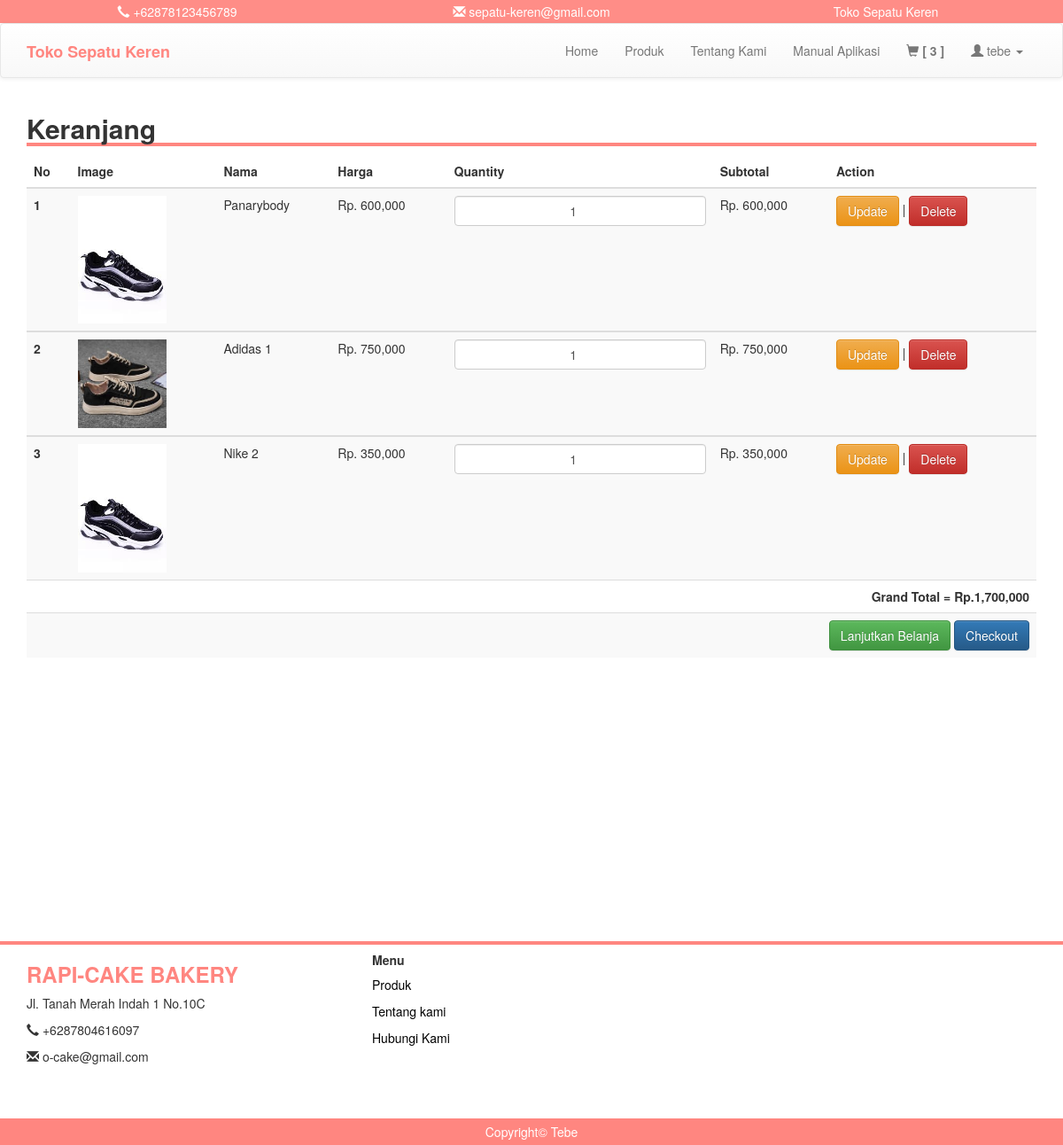
The page /keranjang.php (signed in) on the database its author committed.
### tables this page shows
CREATE TABLE `cart` (
  `id` int(11) NOT NULL,
  `id_customer` int(11) NOT NULL,
  `id_produk` int(11) NOT NULL,
  `qty` int(11) NOT NULL,
  `harga` int(11) NOT NULL
);

CREATE TABLE `produk` (
  `id` int(100) NOT NULL,
  `nama` varchar(100) NOT NULL,
  `image` text NOT NULL,
  `deskripsi` text NOT NULL,
  `harga` int(11) NOT NULL,
  `stok` int(11) NOT NULL
);

### keranjang.php (the view, shortened to what this page needs)
<?php
include 'layout/header.php';
$id_customer = $_SESSION['id_customer'];
?>
<div class="container" style="padding-bottom: 300px;">
  <h2 style="width: 100%; border-bottom: 4px solid #ff8680;"><b>Keranjang</b></h2>
  <table class="table table-striped">
    <?php
      $keranjang = mysqli_query($conn, "SELECT id FROM cart WHERE id_customer = '$id_customer'");
      $row = mysqli_num_rows($keranjang);
      if($row > 0){
      $hasil = 0;
    ?>
      <thead>
        <tr>
          <th scope="col">No</th>
          <th scope="col">Image</th>
          <th scope="col">Nama</th>
          <th scope="col">Harga</th>
          <th scope="col">Quantity</th>
          <th scope="col">Subtotal</th>
          <th scope="col">Action</th>
        </tr>
      </thead>
      <?php
        $cart = mysqli_query($conn,"SELECT p.image as foto, p.nama as nama,p.harga as satuan, c.* FROM cart c INNER JOIN produk p ON c.id_produk = p.id WHERE id_customer = '$id_customer'");
        $no = 1;
        while($row = mysqli_fetch_assoc($cart)){
      ?>
        <tbody>
          <form action="<?= $_SERVER['PHP_SELF'] ?>" method="post">
            <tr>
              <th scope="row"><?= $no ?></td>
              <td><img src="image/Produk/<?= $row['foto'] ?>" width="100"></td>
              <td><?= $row['nama'] ?></td>
              <td>Rp. <?= number_format($row['satuan']) ?></td>
              <td><input type="number" id="qty" name="qty" class="form-control" style="text-align: center;" value="<?= $row['qty'] ?>"></td>
              <td>Rp. <?= number_format( $row['harga']) ?></td>
              <td><button type="submit" name="update" class="btn btn-warning">Update</button> | <a class="btn btn-danger" href="keranjang.php?del=1&id=<?= $row['id'] ?>" onclick="return confirm('Yakin Ingin Dihapus?')" >Delete</a></td>
            </tr>
          </form>
          <?php
            $hasil += $row['harga'];
            $no++;
          ?>
        <?php } ?>
          <tr>
							<td colspan="7" style="text-align: right; font-weight: bold;">Grand Total = Rp.<?= number_format($hasil); ?></td>
						</tr>
						<tr>
							<td colspan="7" style="text-align: right; font-weight: bold;"><a href="index.php" class="btn btn-success">Lanjutkan Belanja</a> <a href="checkout.php?id=<?= $id_customer; ?>" class="btn btn-primary">Checkout</a></td>
						</tr>
        </tbody>
    <?php
					}
    ?>
  </table>
</div>
<?php
include 'layout/footer.php';
?>

### layout/header.php (shortened to what this page needs)
<?php
include 'conn.php';
?>
<!DOCTYPE html>
<html>
<head>
	<link rel="stylesheet" type="text/css" href="assets/css/bootstrap.min.css">
	<link rel="stylesheet" type="text/css" href="assets/css/style.css">
	<link rel="stylesheet" type="text/css" href="assets/css/bootstrap-theme.css">
</head>
<body>
	<div class="container-fluid">
		<div class="row top">
			<center>
				<div class="col-md-4" style="padding: 3px;">
					<span> <i class="glyphicon glyphicon-earphone"></i> +62878123456789</span>
				</div>
				<div class="col-md-4"  style="padding: 3px;">
					<span><i class="glyphicon glyphicon-envelope"></i> sepatu-keren@gmail.com</span>
				</div>
				<div class="col-md-4"  style="padding: 3px;">
					<span>Toko Sepatu Keren</span>
				</div>
			</center>
		</div>
	</div>
	<nav class="navbar navbar-default" style="padding: 5px;">
		<div class="container">
			<div class="navbar-header">
				<a class="navbar-brand" href="#" style="color: #ff8680"><b>Toko Sepatu Keren</b></a>
			</div>
			<div class="collapse navbar-collapse" id="bs-example-navbar-collapse-1">
				<ul class="nav navbar-nav navbar-right">
					<li><a href="index.php">Home</a></li>
					<li><a href="produk.php">Produk</a></li>
					<li><a href="about.php">Tentang Kami</a></li>
					<li><a href="manual.php">Manual Aplikasi</a></li>
					<?php
					if(isset($_SESSION['id_customer'])){
					$kode_cs = $_SESSION['id_customer'];
					$cek = mysqli_query($conn, "SELECT id from cart where id_customer = '$kode_cs' ");
					$value = mysqli_num_rows($cek);
						?>
						<li><a href="keranjang.php"><i class="glyphicon glyphicon-shopping-cart"></i> <b>[ <?= $value ?> ]</b></a></li>
						<?php
					}else{
						echo "
						<li><a href='keranjang.php'><i class='glyphicon glyphicon-shopping-cart'></i> [0]</a></li>
						";
					}
					if(!isset($_SESSION['user'])){
						?>
						<li class="dropdown">
							<a href="#" class="dropdown-toggle" data-toggle="dropdown" role="button" aria-haspopup="true" aria-expanded="false"><i class="glyphicon glyphicon-user"></i> Akun <span class="caret"></span></a>
							<ul class="dropdown-menu">
								<li><a href="user_login.php">login</a></li>
								<li><a href="register.php">Register</a></li>
							</ul>
						</li>
						<?php
					}else{
						?>
						<li class="dropdown">
							<a href="#" class="dropdown-toggle" data-toggle="dropdown" role="button" aria-haspopup="true" aria-expanded="false"><i class="glyphicon glyphicon-user"></i> <?= $_SESSION['user']; ?> <span class="caret"></span></a>
						</li>
						<?php
					}
					?>
				</ul>
			</div>
		</div>
	</nav>

### layout/footer.php
	<footer style="border-top: 4px solid #ff8680;  ">
		<div class="container" style="padding-bottom: 50px;">
			<div class="row">
				<div class="col-md-4">
					<h3 style="color: #ff8680"><b>RAPI-CAKE BAKERY</b></h3>
					<p>Jl. Tanah Merah Indah 1 No.10C</p>
					<p><i class="glyphicon glyphicon-earphone"></i> +6287804616097</p>
					<p><i class="glyphicon glyphicon-envelope"></i> o-cake@gmail.com</p>
				</div>
				<div class="col-md-4">
					<h5><b>Menu</b></h5>
					<p><a href=""  style="color: #000">Produk</a></p>
					<p><a href=""  style="color: #000">Tentang kami</a></p>
					<p><a href=""  style="color: #000">Hubungi Kami</a></p>
				</div>
				<div class="col-md-4">
				</div>
			</div>
		</div>
		<div class="copy" style="background-color: #ff8680; padding: 5px; color: #fff; text-align: center;">
			<span>Copyright&copy; Tebe</span>
		</div>
	</footer>
</body>
</html>

### assets/css/style.css (style rules this page uses)
body { margin:0; padding: 0; }
.top { background-color: #ff8d87; color: #fff; }

### rows shown on the page
cart: id_produk.image (picture), id_produk.nama "Panarybody", id_produk.harga "600,000", qty "1", harga "600,000"
cart: id_produk.image (picture), id_produk.nama "Adidas 1", id_produk.harga "750,000", qty "1", harga "750,000"
cart: id_produk.image (picture), id_produk.nama "Nike 2", id_produk.harga "350,000", qty "1", harga "350,000"

### other values the page prints
$value "3"
$_SESSION['user'] "tebe"
$hasil "1,700,000"
